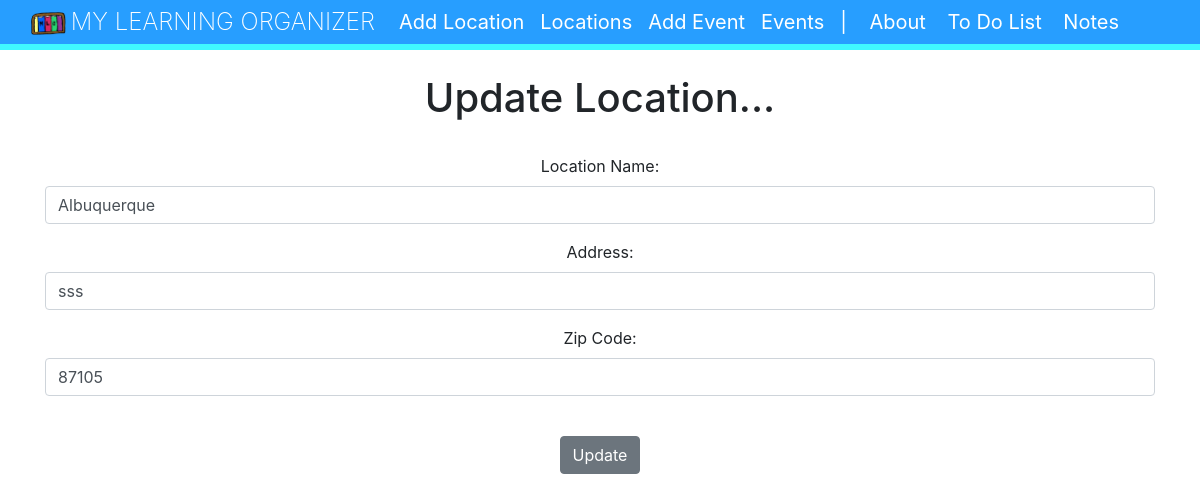
Page /calendar/update_location/2/ on the committed database.
### events/models.py (models this page shows, shortened)
class EventLocation(models.Model):
    name = models.CharField('Location Name', max_length=120)
    address = models.CharField(max_length=300, blank=True)
    zip_code = models.CharField('Zip Code', max_length=120, blank=True)

### events/views.py (the view)
# urls.py: path('update_location/<location_id>/', views.update_location, name='update-location'),
def update_location(request, location_id):
    location = EventLocation.objects.get(pk=location_id)
    form = EventLocationForm(request.POST or None, instance=location)
    if form.is_valid():
        form.save()
        return redirect('list-eventlocations')
    return render(request, 'events/update_location.html',
                  {'location': location,
                   'form': form,})

### events/forms.py
class EventLocationForm(ModelForm):
    class Meta:
        model = EventLocation
        fields = ('name', 'address', 'zip_code',)
        widgets = {
            'name': forms.TextInput(attrs={'class':'form-control', 'placeholder': 'Required'}),
            'address':forms.TextInput(attrs={'class':'form-control', 'placeholder': 'Optional'}),
            'zip_code': forms.TextInput(attrs={'class':'form-control', 'placeholder': 'Optional'}),
        }

### events/templates/events/update_location.html (shortened to what this page needs)
{% extends 'events/base.html' %}
{% block content %}
<center>
    <h1>Update Location...</h1>
    <br/>
    <form action="" method=POST>
        {{ form.as_p }}
    <br/>
    <input type="submit" value="Update"
    class="btn btn-secondary">
</center>
{% endblock %}

### rows in the picture
EventLocation: name "Albuquerque", address "sss", zip_code "87105"
